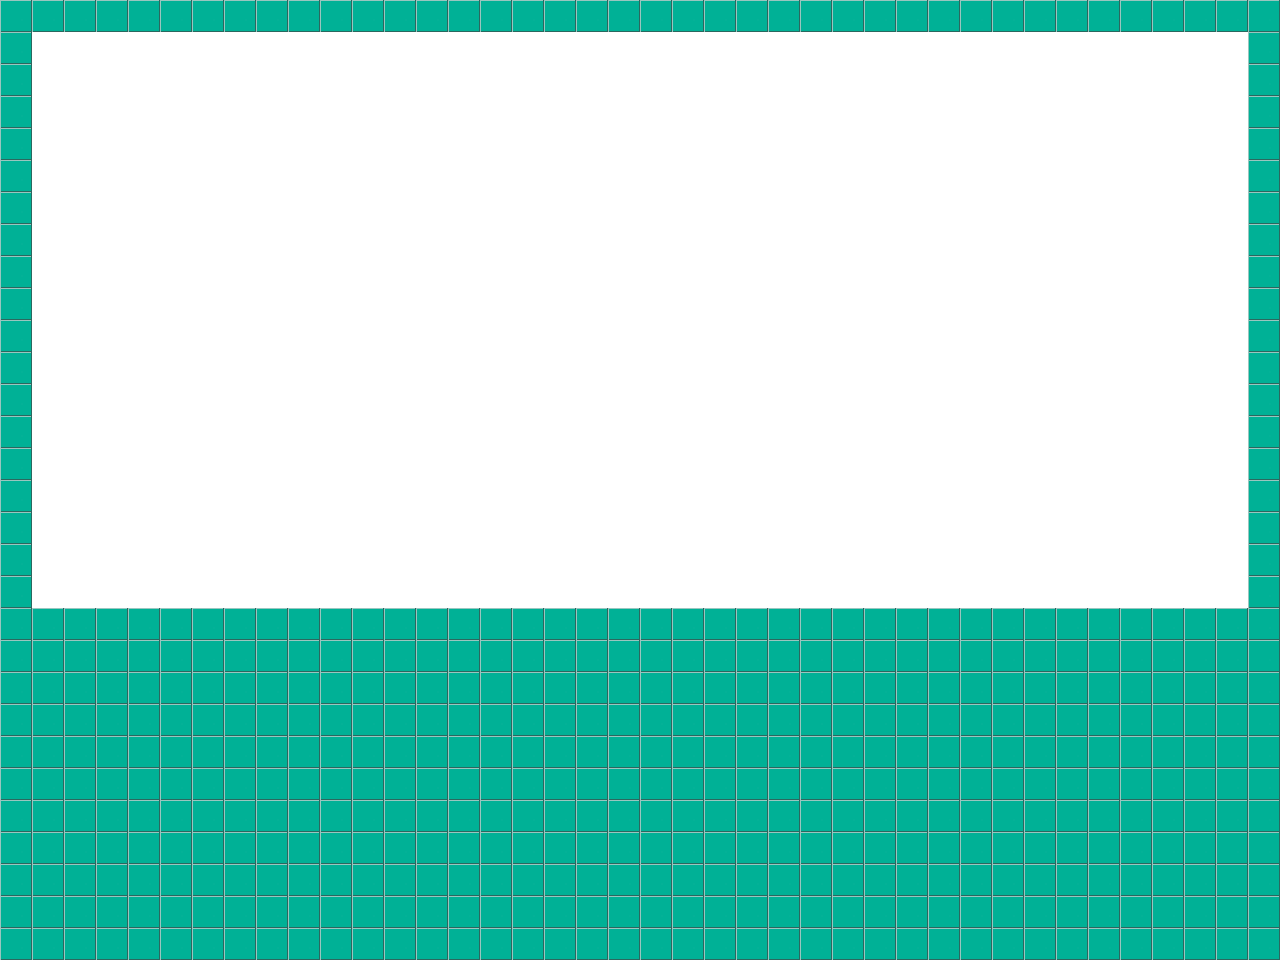

Rendered tile map (Tiled .tmx) drawn with the repository's tilesets; below, a short description and the map source with its tile grids summarised:
An orthogonal 40x30 tile map with 32x32 px tiles, 1 tile layer (tiles).

<map version="1.0" tiledversion="1.1.0" orientation="orthogonal" renderorder="right-down" width="40" height="30" tilewidth="32" tileheight="32" infinite="0" backgroundcolor="#ffffff" nextobjectid="1">
 <tileset firstgid="1" source="green_tiles.tsx" />
 <layer name="tiles" width="40" height="30">
  <data>[1200 cells, 516 non-empty, 1 distinct tile ids]</data>
 </layer>
</map>